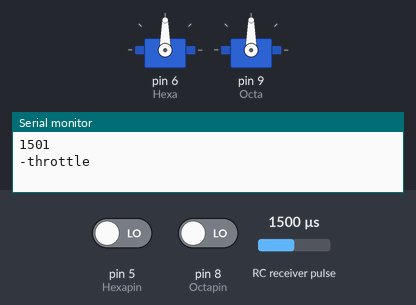
Bench run of a sketch on a simulated Arduino Uno, built with avr-gcc and run on an emulated ATmega328P. Parts: 2 × servo, the last lines printed to the serial monitor. Wiring (inferred from the names in the program): RC receiver channel: data pin 7. The test bench sets the inputs (shaded band); at power-on: RC receiver pulse 1500 µs, pin 5 (Hexapin) LOW, pin 8 (Octapin) LOW.

Above: at 1.2 s.
1.3 s: RC receiver pulse (sensor on pin 7) set to 1020 µs
At 4.4 s:
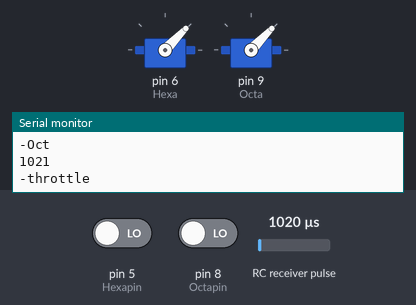
Timing chart, 0 to 5.9 s (numbered marks = the images above; inputs shaded):
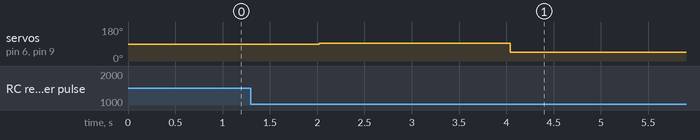

The sketch:

FINAl.ino
```cpp
#include<Servo.h>
const int Hexapin=5;
const int Octapin=8;
const int throttlepin=7;
const int Hexa=6;
const int Octa=9;
//const int Check=10;

unsigned long ThrottleSig;
unsigned long HexaSignal;
unsigned long OctaSignal;
unsigned long a=0;

Servo Hex;
Servo Oct;

void setup()
{
  Serial.begin(9600);
  pinMode(Hexapin,INPUT);
  pinMode(Octapin,INPUT);
  pinMode(throttlepin,INPUT);
  pinMode(Hexa,OUTPUT);
  pinMode(Octa,OUTPUT);
  //pinMode(Check,INPUT);
  Hex.attach(Hexa);
  Oct.attach(Octa);
}

void loop()
{
  ThrottleSig = pulseIn(throttlepin,HIGH);
  //a = pulseIn(Check,HIGH);
  Serial.println(ThrottleSig);
  Serial.println("-throttle");
  HexaSignal = pulseIn(Hexapin, HIGH);
  OctaSignal = pulseIn(Octapin, HIGH);
  Serial.println(HexaSignal);
  Serial.println("HexaSignal");
  Serial.println(OctaSignal);
  Serial.println("OctaSignal");
if(HexaSignal<1600){Hex.writeMicroseconds(ThrottleSig);Serial.println(ThrottleSig);Serial.println("-Hex");}
if(HexaSignal>1800){Hex.writeMicroseconds(990);Serial.println(a);Serial.println("-Hex");}
if(OctaSignal<1600){Oct.writeMicroseconds(ThrottleSig);Serial.println(ThrottleSig);Serial.println("-Oct");}
if(OctaSignal>1800){Oct.writeMicroseconds(990);Serial.println(a);Serial.println("-Oct");}
}
```
